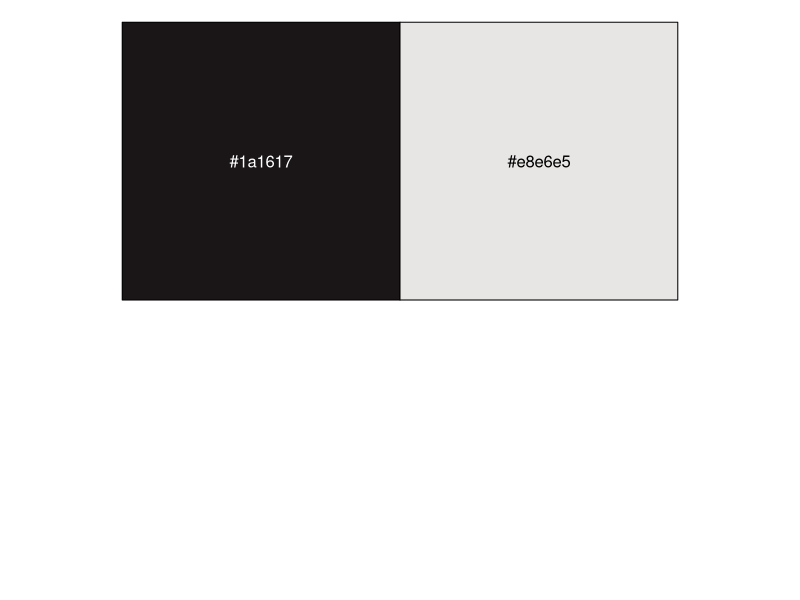
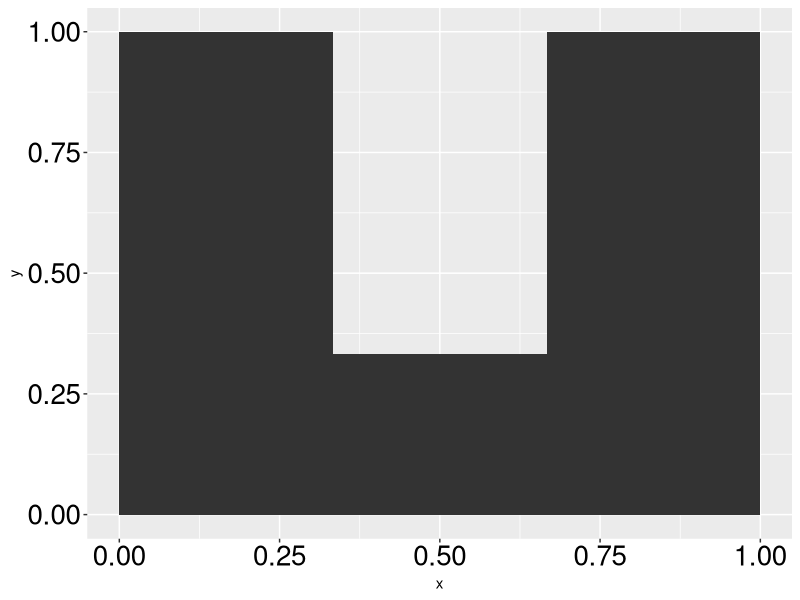
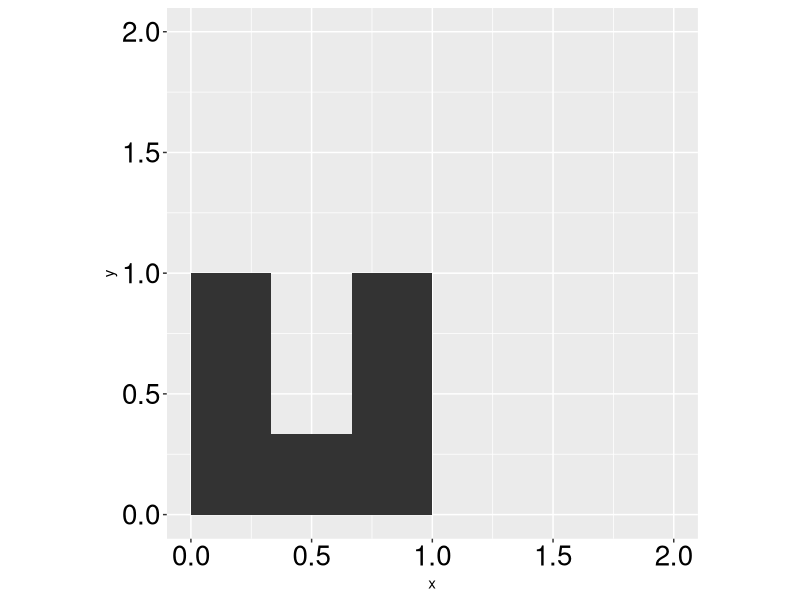
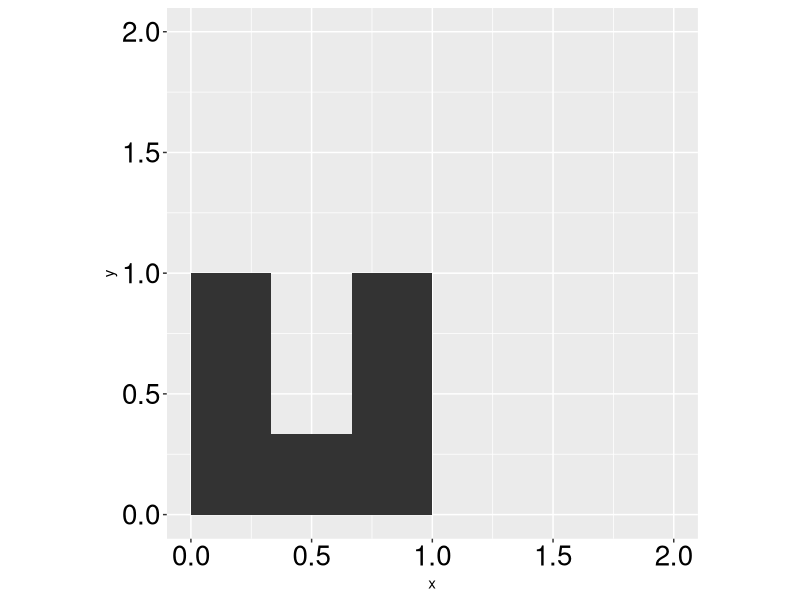
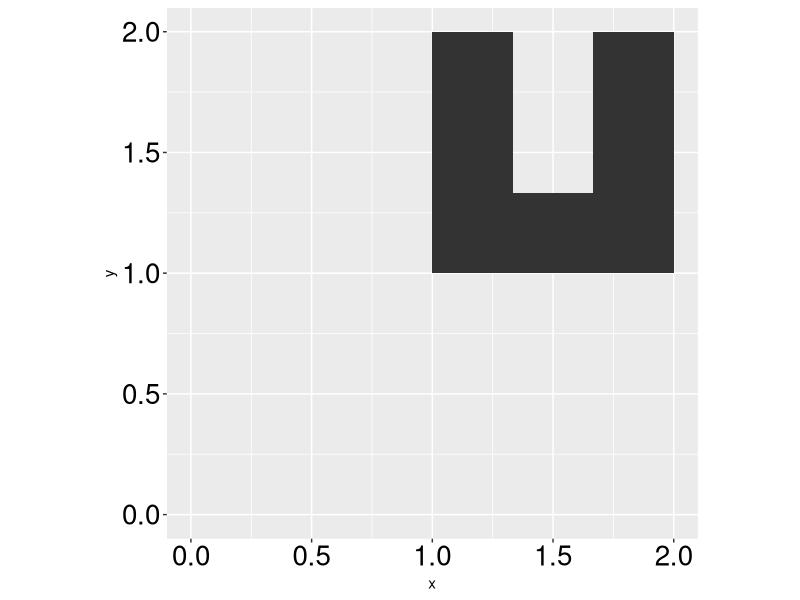
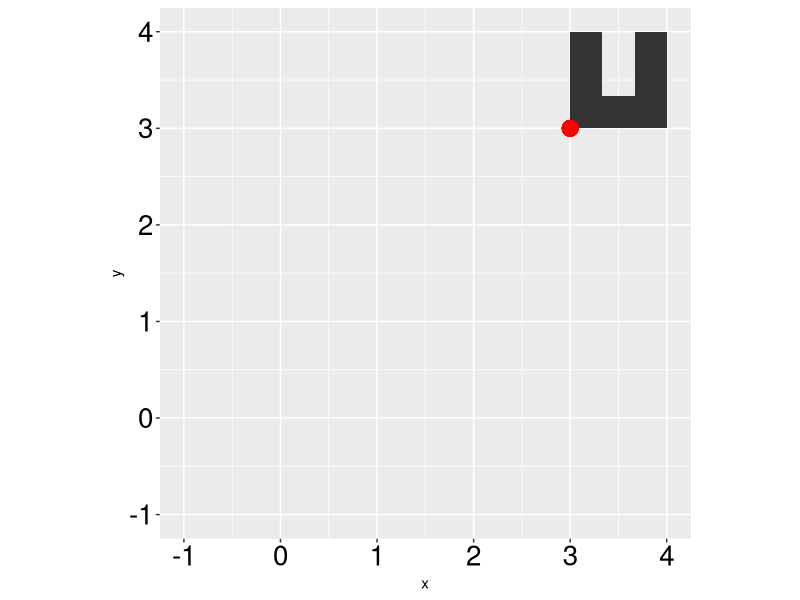
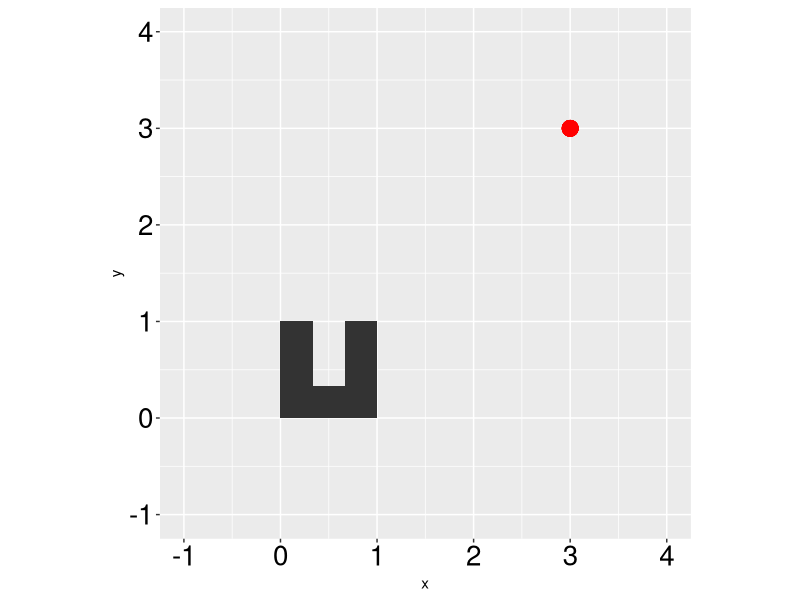
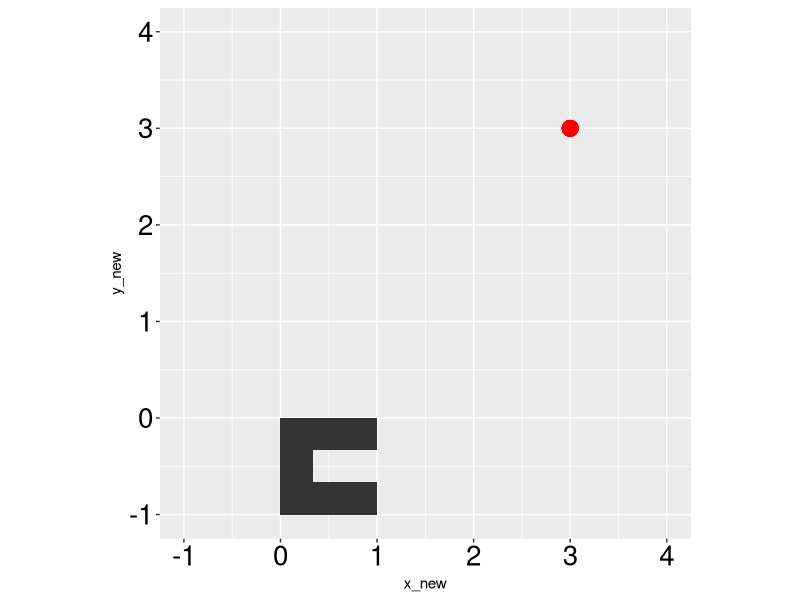

Source code (R) for these figures, in order:
## ---- chunk 1
knitr::opts_chunk$set(dev = "png", dev.args = list(bg = "transparent"))
## ---- chunk 2
library(scales)

ot_colors <- c("#1a1617", "#e8e6e5")
show_col(ot_colors)
## ---- chunk 3
#| code-line-numbers: "1,2,4,5,6"

library(dplyr)
library(tidyr)

u_shape <-
  tribble(
    ~x,  ~y,
     0,   0,
     1,   0,
     1,   1,
   2/3,   1,
   2/3, 1/3,
   1/3, 1/3,
   1/3,   1,
     0,   1
  )
## ---- chunk 4
#| code-line-numbers: "7"

library(dplyr)
library(tidyr)

u_shape <-
  tribble(
    ~x,  ~y,
     0,   0,
     1,   0,
     1,   1,
   2/3,   1,
   2/3, 1/3,
   1/3, 1/3,
   1/3,   1,
     0,   1
  )
## ---- chunk 5
#| code-line-numbers: "8"

library(dplyr)
library(tidyr)

u_shape <-
  tribble(
    ~x,  ~y,
     0,   0,
     1,   0,
     1,   1,
   2/3,   1,
   2/3, 1/3,
   1/3, 1/3,
   1/3,   1,
     0,   1
  )
## ---- chunk 6
#| code-line-numbers: "9"

library(dplyr)
library(tidyr)

u_shape <-
  tribble(
    ~x,  ~y,
     0,   0,
     1,   0,
     1,   1,
   2/3,   1,
   2/3, 1/3,
   1/3, 1/3,
   1/3,   1,
     0,   1
  )
## ---- chunk 7
#| code-line-numbers: "10"

library(dplyr)
library(tidyr)

u_shape <-
  tribble(
    ~x,  ~y,
     0,   0,
     1,   0,
     1,   1,
   2/3,   1,
   2/3, 1/3,
   1/3, 1/3,
   1/3,   1,
     0,   1
  )
## ---- chunk 8
#| code-line-numbers: "11"

library(dplyr)
library(tidyr)

u_shape <-
  tribble(
    ~x,  ~y,
     0,   0,
     1,   0,
     1,   1,
   2/3,   1,
   2/3, 1/3,
   1/3, 1/3,
   1/3,   1,
     0,   1
  )
## ---- chunk 9
#| code-line-numbers: "12"

library(dplyr)
library(tidyr)

u_shape <-
  tribble(
    ~x,  ~y,
     0,   0,
     1,   0,
     1,   1,
   2/3,   1,
   2/3, 1/3,
   1/3, 1/3,
   1/3,   1,
     0,   1
  )
## ---- chunk 10
#| code-line-numbers: "13"

library(dplyr)
library(tidyr)

u_shape <-
  tribble(
    ~x,  ~y,
     0,   0,
     1,   0,
     1,   1,
   2/3,   1,
   2/3, 1/3,
   1/3, 1/3,
   1/3,   1,
     0,   1
  )
## ---- chunk 11
#| code-line-numbers: "14"

library(dplyr)
library(tidyr)

u_shape <-
  tribble(
    ~x,  ~y,
     0,   0,
     1,   0,
     1,   1,
   2/3,   1,
   2/3, 1/3,
   1/3, 1/3,
   1/3,   1,
     0,   1
  )
## ---- chunk 12
library(ggplot2)

theme_set(theme_grey())
theme_replace(axis.text = ggplot2::element_text(color = "black", size = 20))
## ---- chunk 13
#| fig-asp: 1

u_shape %>%
  ggplot() +
  geom_polygon(
    aes(
      x = x,
      y = y
    )
  )
## ---- chunk 14
#| output-location: column
#| fig-asp: 1
#| code-line-numbers: "9,10,11"

u_shape %>%
  ggplot() +
  geom_polygon(
    aes(
      x = x,
      y = y
    )
  ) +
  coord_fixed(
    xlim = c(0, 2),
    ylim = c(0, 2)
  )
## ---- chunk 15
create_initial_shape <- function(x0, y0) {
  tribble(
          ~x,       ~y,
      x0 + 0,   y0 + 0,
      x0 + 1,   y0 + 0,
      x0 + 1,   y0 + 1,
    x0 + 2/3,   y0 + 1,
    x0 + 2/3, y0 + 1/3,
    x0 + 1/3, y0 + 1/3,
    x0 + 1/3,   y0 + 1,
      x0 + 0,   y0 + 1,
      x0 + 0,   y0 + 0
  )
}
## ---- chunk 16
#| output-location: column
#| fig-asp: 1
create_initial_shape(0, 0) %>%
  ggplot() +
  geom_polygon(
    aes(
      x = x,
      y = y
    )
  ) +
  coord_fixed(
    xlim = c(0, 2),
    ylim = c(0, 2)
  )
## ---- chunk 17
#| output-location: column
#| fig-asp: 1
#| code-line-numbers: "1"
create_initial_shape(1, 1) %>%
  ggplot() +
  geom_polygon(
    aes(
      x = x,
      y = y
    )
  ) +
  coord_fixed(
    xlim = c(0, 2),
    ylim = c(0, 2)
  )
## ---- chunk 18
#| output-location: column
#| fig-asp: 1

x0 <- 3
y0 <- 3

initial_u_shape <-
  create_initial_shape(x0, y0)

initial_u_shape %>%
  ggplot() +
  geom_polygon(
    aes(
      x = x,
      y = y
    )
  ) +
  geom_point(
    aes(
      x = x0,
      y = y0
    ),
    size = 5,
    color = "red"
  ) +
  coord_fixed(
    xlim = c(-1, 4),
    ylim = c(-1, 4)
  )
## ---- chunk 19
#| output-location: column
#| fig-asp: 1
#| code-line-numbers: "7,8"

x0 <- 3
y0 <- 3

initial_u_shape <-
  create_initial_shape(x0, y0) %>%
  mutate(
    x = x - x0,
    y = y - y0
  )

initial_u_shape %>%
  ggplot() +
  geom_polygon(
    aes(
      x = x,
      y = y
    )
  ) +
  geom_point(
    aes(
      x = x0,
      y = y0
    ),
    size = 5,
    color = "red"
  ) +
  coord_fixed(
    xlim = c(-1, 4),
    ylim = c(-1, 4)
  )
## ---- chunk 20
#| output-location: column
#| fig-asp: 1
#| code-line-numbers: "11,12"
x0 <- 3
y0 <- 3

initial_u_shape <-
  create_initial_shape(x0, y0) %>%
  mutate(
    x = x - x0,
    y = y - y0
  ) %>%
  mutate(
    x_new = y,
    y_new = -x
  )

initial_u_shape %>%
  ggplot() +
  geom_polygon(
    aes(
      x = x_new,
      y = y_new
    )
  ) +
  geom_point(
    aes(
      x = x0,
      y = y0
    ),
    size = 5,
    color = "red"
  ) +
  coord_fixed(
    xlim = c(-1, 4),
    ylim = c(-1, 4)
  )
## ---- chunk 21
#| output-location: column
#| fig-asp: 1
#| code-line-numbers: "15,16"
x0 <- 3
y0 <- 3

initial_u_shape <-
  create_initial_shape(x0, y0) %>%
  mutate(
    x = x - x0,
    y = y - y0
  ) %>%
  mutate(
    x_new = y,
    y_new = -x
  ) %>%
  mutate(
    x = x_new + x0,
    y = y_new + y0
  )

initial_u_shape %>%
  ggplot() +
  geom_polygon(
    aes(
      x = x,
      y = y
    )
  ) +
  geom_point(
    aes(
      x = x0,
      y = y0
    ),
    size = 5,
    color = "red"
  ) +
  coord_fixed(
    xlim = c(-1, 4),
    ylim = c(-1, 4)
  )
## ---- chunk 22
#| output-location: column
#| fig-asp: 1
#| code-line-numbers: "16,17"
x0 <- 3
y0 <- 3
shape_width <- 1

initial_u_shape <-
  create_initial_shape(x0, y0) %>%
  mutate(
    x = x - x0,
    y = y - y0
  ) %>%
  mutate(
    x_new = y,
    y_new = -x
  ) %>%
  mutate(
    x = x_new + x0,
    y = y_new + y0 + shape_width
  )

initial_u_shape %>%
  ggplot() +
  geom_polygon(
    aes(
      x = x,
      y = y
    )
  ) +
  geom_point(
    aes(
      x = x0,
      y = y0
    ),
    size = 5,
    color = "red"
  ) +
  coord_fixed(
    xlim = c(-1, 4),
    ylim = c(-1, 4)
  )
## ---- chunk 23
rotate_shape <- function(data, x0, y0, degrees, shape_width) {
  if (degrees == 90) {
    data %>%
      mutate(
        x = x - x0,
        y = y - y0
      ) %>%
      mutate(
        x_new = y,
        y_new = -x
      ) %>%
      mutate(
        x = x_new + x0,
        y = y_new + y0 + shape_width
      )
  } else if (degrees == 180) {
    data %>%
      mutate(
        x = x - x0,
        y = y - y0
      ) %>%
      mutate(
        x_new = -x,
        y_new = -y
      ) %>%
      mutate(
        x = x_new + x0 + shape_width,
        y = y_new + y0 + shape_width
      )
  } else if (degrees == 270) {
    data %>%
      mutate(
        x = x - x0,
        y = y - y0
      ) %>%
      mutate(
        x_new = -y,
        y_new = x
      ) %>%
      mutate(
        x = x_new + x0 + shape_width,
        y = y_new + y0
      )
  } else if (degrees == 0) {
    data
  }
}
## ---- chunk 24
create_rotate_shape <- function(x0, y0, degrees, shape_width = 1) {
  output <-
    create_initial_shape(x0 = x0, y0 = y0) %>%
    rotate_shape(
      data = .,
      x0 = x0,
      y0 = y0,
      degrees = degrees,
      shape_width = shape_width
    )

  return(output)
}
## ---- chunk 25
#| output-location: column
#| fig-asp: 1
x0 <- 3
y0 <- 3

rotated_shape <-
  create_rotate_shape(
    x0 = x0,
    y0 = y0,
    degrees = 180
  )

ggplot(data = rotated_shape) +
  geom_polygon(
    aes(
      x = x,
      y = y
    )
  ) +
  coord_fixed(
    xlim = c(0, 5),
    ylim = c(0, 5)
  )
## ---- chunk 26
ncol <- 10
nrow <- 10
shape_width <- 1
perimeter_width <- shape_width + .25
## ---- chunk 27
#| output-location: column

ncol <- 10
nrow <- 10
shape_width <- 1
perimeter_width <- shape_width + .25

grid <-
  expand_grid(
    x = seq(0,
      by = perimeter_width,
      length.out = ncol
    ),
    y = seq(0,
      by = perimeter_width,
      length.out = nrow
    )
  )

grid
## ---- chunk 28
#| code-line-numbers: "17,18,19"
ncol <- 10
nrow <- 10
shape_width <- 1
perimeter_width <- shape_width + .25

grid <-
  expand_grid(
    x = seq(0,
      by = perimeter_width,
      length.out = ncol
    ),
    y = seq(0,
      by = perimeter_width,
      length.out = nrow
    )
  ) %>%
  mutate(y = if_else(x >= 5 * perimeter_width,
    y + perimeter_width / 2,
    y
  ))

grid
## ---- chunk 29
#| fig-asp: 0.85
grid %>%
  ggplot() +
  geom_point(
    aes(
      x = x,
      y = y
    )
  ) +
  coord_fixed()
## ---- chunk 30
library(purrr)

make_molnar_system <- function() {
  ncol <- 10
  nrow <- 10
  shape_width <- 1
  perimeter_width <- shape_width + .25

  grid <-
    expand_grid(
      x = seq(0, by = perimeter_width, length.out = ncol),
      y = seq(0, by = perimeter_width, length.out = nrow)
    ) %>%
    mutate(y = if_else(x >= 5 * perimeter_width,
      y + perimeter_width / 2,
      y
    ))

  output <-
    map_dfr(
      1:nrow(grid),
      function(i) {
        create_rotate_shape(
          x = grid$x[i],
          y = grid$y[i],
          degrees = 180,
          shape_width = shape_width
        )
      }
    )

  return(output)
}
## ---- chunk 31
#| output-location: column
#| fig-asp: 1

initial_output <-
  make_molnar_system()

initial_output %>%
  ggplot() +
  geom_polygon(aes(
    x = x,
    y = y
  )) +
  coord_fixed()
## ---- chunk 32
#| code-line-numbers: "21,22"
make_molnar_system <- function() {
  ncol <- 10
  nrow <- 10
  shape_width <- 1
  perimeter_width <- shape_width + .25

  grid <-
    expand_grid(
      x = seq(0, by = perimeter_width, length.out = nrow),
      y = seq(0, by = perimeter_width, length.out = ncol)
    ) %>%
    mutate(y = if_else(x >= 5 * perimeter_width,
      y + perimeter_width / 2,
      y
    ))

  output <-
    map_dfr(
      1:nrow(grid),
      function(i) {
        bind_cols(
          group = i,
          create_rotate_shape(
            x = grid$x[i],
            y = grid$y[i],
            degrees = 180,
            shape_width = shape_width
          )
        )
      }
    )

  return(output)
}
## ---- chunk 33
#| output-location: column
#| fig-asp: 1
#| code-line-numbers: "10"
initial_output <-
  make_molnar_system()

initial_output %>%
  ggplot() +
  geom_polygon(
    aes(
      x = x,
      y = y,
      group = group
    )
  ) +
  coord_fixed()
## ---- chunk 34
#| code-line-numbers: "28"

make_molnar_system <- function(seed) {
  set.seed(seed)

  ncol <- 10
  nrow <- 10
  shape_width <- 1
  perimeter_width <- shape_width + .25

  grid <-
    expand_grid(
      x = seq(0, by = perimeter_width, length.out = nrow),
      y = seq(0, by = perimeter_width, length.out = ncol)
    ) %>%
    mutate(y = if_else(x >= 5 * perimeter_width,
      y + perimeter_width / 2,
      y
    ))

  output <-
    map_dfr(
      1:nrow(grid),
      function(i) {
        bind_cols(
          group = i,
          create_rotate_shape(
            x = grid$x[i],
            y = grid$y[i],
            degrees = 180,
            shape_width = shape_width
          )
        )
      }
    )

  return(output)
}
## ---- chunk 35
#| code-line-numbers: "1,2,28,29"
make_molnar_system <- function(seed) {
  set.seed(seed)

  ncol <- 10
  nrow <- 10
  shape_width <- 1
  perimeter_width <- shape_width + .25

  grid <-
    expand_grid(
      x = seq(0, by = perimeter_width, length.out = nrow),
      y = seq(0, by = perimeter_width, length.out = ncol)
    ) %>%
    mutate(y = if_else(x >= 5 * perimeter_width,
      y + perimeter_width / 2,
      y
    ))

  output <-
    map_dfr(
      1:nrow(grid),
      function(i) {
        bind_cols(
          group = i,
          create_rotate_shape(
            x = grid$x[i],
            y = grid$y[i],
            degrees = sample(c(0, 90, 180, 270),
              size = 1
            ),
            shape_width = shape_width
          )
        )
      }
    )

  return(output)
}
## ---- chunk 36
#| output-location: column
#| fig-asp: 1

initial_output <-
  make_molnar_system(seed = 150)

initial_output %>%
  ggplot() +
  geom_polygon(
    aes(
      x = x,
      y = y,
      group = group
    )
  ) +
  coord_fixed()
## ---- chunk 37
set.seed(150)
degree_pattern_options <- c(0, 90, 180, 270)
## ---- chunk 38
set.seed(150)
degree_pattern_options <- c(0, 90, 180, 270)
degree_pattern <- sample(degree_pattern_options, size = 6, replace = TRUE)
degree_pattern
## ---- chunk 39
#| code-line-numbers: "10,11,29,30,31,42"

make_molnar_system <-
  function(seed) {
    set.seed(seed)

    ncol <- 10
    nrow <- 10
    shape_width <- 1
    perimeter_width <- shape_width + .25

    degree_pattern_options <- c(0, 90, 180, 270)
    degree_pattern <- sample(degree_pattern_options, size = 6, replace = TRUE)

    grid <-
      expand_grid(
        x = seq(0,
          by = perimeter_width,
          length.out = nrow
        ),
        y = seq(0,
          by = perimeter_width,
          length.out = ncol
        )
      ) %>%
      mutate(y = if_else(x >= 5 * perimeter_width,
        y + perimeter_width / 2,
        y
      ))

    degree_pattern_exp <- rep(degree_pattern,
      length.out = nrow(grid)
    )

    output <-
      map_dfr(
        1:nrow(grid),
        function(i) {
          bind_cols(
            group = i,
            create_rotate_shape(
              x = grid$x[i],
              y = grid$y[i],
              degrees = degree_pattern_exp[i],
              shape_width = shape_width
            )
          )
        }
      )

    return(output)
  }
## ---- chunk 40
#| output-location: column
#| fig-asp: 1
final_output <-
  make_molnar_system(seed = 150)

final_output %>%
  ggplot() +
  geom_polygon(
    aes(
      x = x,
      y = y,
      group = group
    )
  ) +
  coord_fixed()
## ---- chunk 41
#| output-location: column
#| fig-asp: 1
#| code-line-numbers: "2"
final_output <-
  make_molnar_system(seed = 55)

final_output %>%
  ggplot() +
  geom_polygon(
    aes(
      x = x,
      y = y,
      group = group
    )
  ) +
  coord_fixed()
## ---- chunk 42
final_output <-
  make_molnar_system(seed = 150)
## ---- chunk 43
#| output-location: column
#| fig-asp: 1
#| code-line-numbers: "9,10"

final_output %>%
  ggplot() +
  geom_polygon(
    aes(
      x = x,
      y = y,
      group = group
    ),
    fill = "#1a1617",
    color = "#1a1617"
  ) +
  coord_fixed()
## ---- chunk 44
#| output-location: column
#| fig-asp: 1
#| code-line-numbers: "13"

final_output %>%
  ggplot() +
  geom_polygon(
    aes(
      x = x,
      y = y,
      group = group
    ),
    fill = "#1a1617",
    color = "#1a1617"
  ) +
  coord_fixed() +
  theme_void()
## ---- chunk 45
#| output-location: column
#| fig-asp: 1
#| code-line-numbers: "14,15,16,17,18"

final_output %>%
  ggplot() +
  geom_polygon(
    aes(
      x = x,
      y = y,
      group = group
    ),
    fill = "#1a1617",
    color = "#1a1617"
  ) +
  coord_fixed() +
  theme_void() +
  theme(
    plot.background =
      element_rect(
        fill = "#e8e6e5",
        color = "#e8e6e5"
      )
  )
## ---- chunk 46
#| fig-asp: 1

final_output %>%
  ggplot() +
  geom_polygon(
    aes(
      x = x,
      y = y,
      group = group
    ),
    fill = "#1a1617",
    color = "#1a1617"
  ) +
  coord_fixed() +
  theme_void() +
  theme(
    plot.background =
      element_rect(
        fill = "#e8e6e5",
        color = "#e8e6e5"
      )
  )
